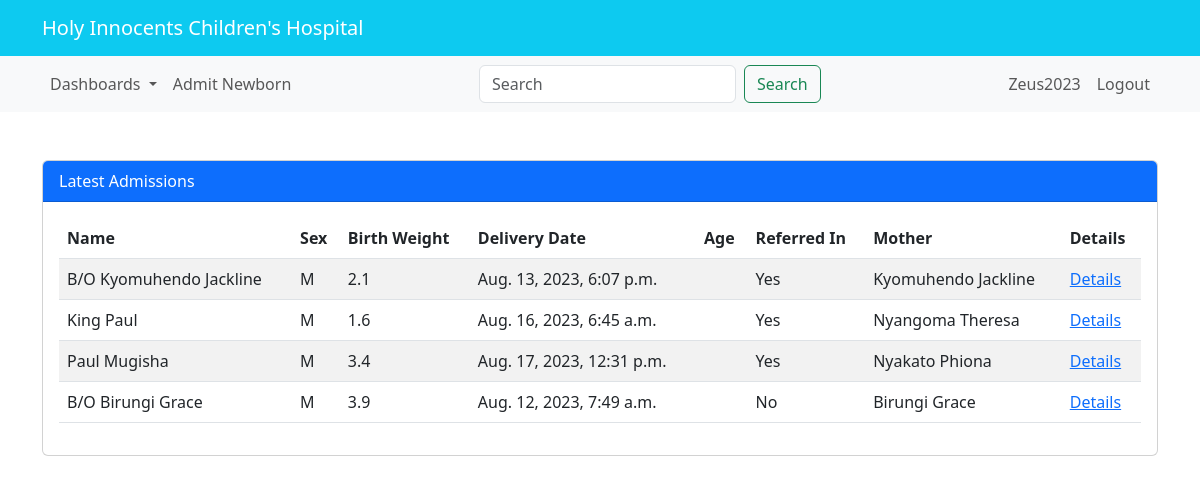
Before: / (signed in) with the older database file.
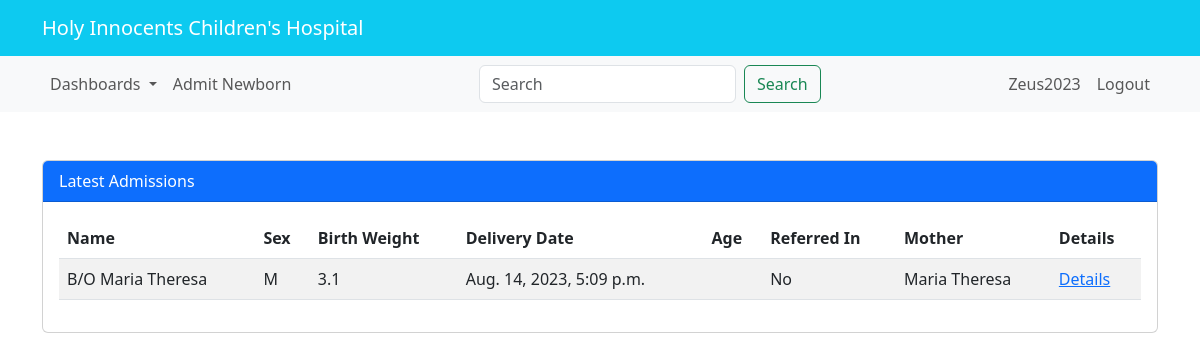
After: the same page with the newer database file.
### newborn/models.py (models this page shows, shortened)
class NewbornAdmission(models.Model):
    PLACE_OF_BIRTH_CHOICES = [
        ('Hospital', 'Hospital'),
        ('Along the road', 'Along the road'),
        ('Home', 'Home'),
    ]
    MODE_OF_DELIVERY_CHOICES = [
        ('SVD', 'SVD (Spontaneous Vaginal Delivery)'),
        ('C/S', 'C/S (Caesarean Section)'),
    ]
    MEANS_OF_TRANSPORT_CHOICES = [
        ('Ambulance', 'Ambulance'),
        ('Public means', 'Public means'),
    ]
    YES_NO_CHOICES = [
        ('Yes', 'Yes'),
        ('No', 'No'),
    ]
    SEX = [
        ('M', 'M'),
        ('F', 'F'),
    ]
    admission_date = models.DateTimeField()
    name = models.CharField(max_length=100)
    sex = models.CharField(max_length=100, choices=SEX)
    birth_weight = models.DecimalField(max_digits=2, decimal_places=1)
    delivery_date = models.DateTimeField()
    place_of_birth = models.CharField(max_length=20, choices=PLACE_OF_BIRTH_CHOICES)
    hospital_name = models.CharField(max_length=100, blank=True, null=True)
    mode_of_delivery = models.CharField(max_length=3, choices=MODE_OF_DELIVERY_CHOICES)
    indication = models.CharField(max_length=100, blank=True, null=True)
    resuscitation_done = models.CharField(max_length=3, choices=YES_NO_CHOICES)
    resuscitation_choices_1 = models.BooleanField(verbose_name='Bag&Mask', default=False, blank=True)
    resuscitation_choices_2 = models.BooleanField(verbose_name='Oxygen', default=False, blank=True)
    referred_in = models.CharField(max_length=3, choices=YES_NO_CHOICES)
    facility_name = models.CharField(max_length=100, blank=True, null=True)
    referral_date_time = models.DateTimeField(blank=True, null=True)
    reason_for_referral = models.CharField(max_length=100, blank=True, null=True)
    means_of_transport = models.CharField(max_length=20, choices=MEANS_OF_TRANSPORT_CHOICES, blank=True, null=True)
    oxygen_transport = models.CharField(max_length=3, choices=YES_NO_CHOICES, blank=True, null=True)
    mother = models.ForeignKey(MotherDetails, on_delete=models.CASCADE, null=True)

class MotherDetails(models.Model):
    name = models.CharField(max_length=50)
    age = models.IntegerField(default=28)
    blood_group = models.CharField(max_length=50, choices=BLOOD_GROUP)
    parity = models.CharField(max_length=100)
    number_of_living_children = models.CharField(max_length=100)
    hiv_status = models.CharField(max_length=50, choices=HIV_STATUS)
    level_of_education = models.CharField(max_length=50, choices=LEVEL_OF_EDUCATION)
    occupation = models.CharField(max_length=50, choices=OCCUPATION)
    location = models.ForeignKey(MotherLocation, on_delete=models.CASCADE, null=True)
    def __str__(self):
        return self.name

### newborn/views.py (the view)
# urls.py: path('', views.landing_page, name='home-page'),
@login_required
def landing_page(request):
    table = NewbornAdmission.objects.all().order_by('-id')[:4]
    return render(request, 'newborn/landing_page.html', {'table': table})

### newborn/templates/newborn/landing_page.html
{% extends 'newborn/base3.html' %}
{% block content %}
    <div class="card">
        <div class="card-header bg-primary text-white">
            Latest Admissions
        </div>
        <div class="card-body">
            <table class="table table-striped">
                <thead>
                    <tr>
                        <th>Name</th>
                        <th>Sex</th>
                        <th>Birth Weight</th>
                        <th>Delivery Date</th>
                        <th>Age</th>
                        <th>Referred In</th>
                        <th>Mother</th>
                        <th>Details</th>
                    </tr>
                </thead>
                <tbody>
                    {% for admission in table %}
                    <tr>
                        <td>{{ admission.name }}</td>
                        <td>{{ admission.sex }}</td>
                        <td>{{ admission.birth_weight }}</td>
                        <td>{{ admission.delivery_date }}</td>
                        <td>{{ age_days }}</td>
                        <td>{{ admission.referred_in }}</td>
                        <td>{{ admission.mother }}</td>
                        <td><a href="{% url 'clerkship-page' pk=admission.id %}">Details</a></td>
                    </tr>
                    {% endfor %}
                </tbody>
            </table>
        </div>
    </div>
{% endblock %}

### newborn/templates/newborn/base3.html (shortened to what this page needs)
{% load static %}
<!DOCTYPE html>
<html lang="en">
<head>
    <link rel="stylesheet" href="https://cdn.jsdelivr.net/npm/bootstrap@5.3.0/dist/css/bootstrap.min.css">
</head>
<body>
<nav class="navbar navbar-expand-lg navbar-dark bg-info">
    <div class="container">
        <a class="navbar-brand" href="#">Holy Innocents Children's Hospital</a>
    </div>
</nav>
<nav class="navbar navbar-expand-lg navbar-light bg-light">
    <div class="container">
        <ul class="navbar-nav">
            <li class="nav-item dropdown">
                <a class="nav-link dropdown-toggle" href="#" id="navbarDropdown" role="button" data-bs-toggle="dropdown" aria-expanded="false">
                    Dashboards
                </a>
            </li>
            <li class="nav-item">
                <a class="nav-link" href="{% url 'mother-details' %}">Admit Newborn</a>
            </li>
        </ul>
        <form class="d-flex" method="GET", action="{% url 'search-newborn' %}">
            <input class="form-control me-2 mr-2" type="search" placeholder="Search" aria-label="Search" name="searched_item">
            <button class="btn btn-outline-success" type="submit">Search</button>
        </form>
        {% if user.is_authenticated %}
            <ul class="navbar-nav ml-auto">
                <li class="nav-item">
                    <a class="nav-link" href="#">{{ user.username }}</a>
                </li>
                <li class="nav-item">
                    <a class="nav-link" href="{% url 'login' %}">Logout</a>
                </li>
            </ul>
        {% else %}
            <ul class="navbar-nav ml-auto">
                <li class="nav-item">
                    <a class="nav-link" href="{% url 'login' %}">Login</a>
                </li>
            </ul>
        {% endif %}
    </div>
</nav>
<div class="container mt-5">
    {% block content %}
    {% endblock %}
</div>
</body>
</html>

Changed rows visible on the page:
removed NewbornAdmission: name "B/O Kyomuhendo Jackline", sex "M", birth_weight "2.1", delivery_date "Aug. 13, 2023, 6:07 p.m.", referred_in "Yes", mother "Kyomuhendo Jackline"
removed NewbornAdmission: name "King Paul", sex "M", birth_weight "1.6", delivery_date "Aug. 16, 2023, 6:45 a.m.", referred_in "Yes", mother "Nyangoma Theresa"
removed NewbornAdmission: name "Paul Mugisha", sex "M", birth_weight "3.4", delivery_date "Aug. 17, 2023, 12:31 p.m.", referred_in "Yes", mother "Nyakato Phiona"
removed NewbornAdmission: name "B/O Birungi Grace", sex "M", birth_weight "3.9", delivery_date "Aug. 12, 2023, 7:49 a.m.", referred_in "No", mother "Birungi Grace"
now on this page (row edited): NewbornAdmission: name "B/O Maria Theresa", sex "M", birth_weight "3.1", delivery_date "Aug. 14, 2023, 5:09 p.m.", referred_in "No", mother "Maria Theresa"
